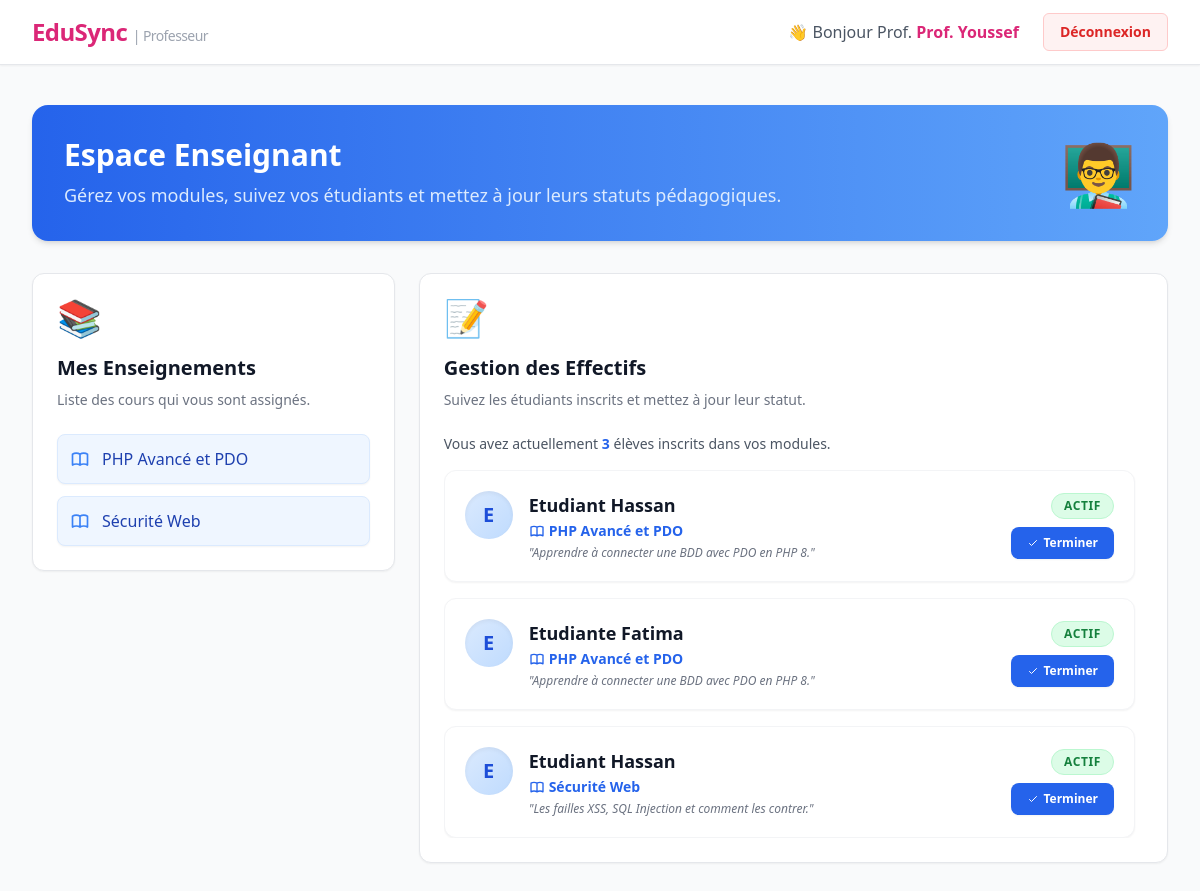
The page /teacher/index.php (signed in) on the database its author committed.
### tables this page shows
CREATE TABLE IF NOT EXISTS courses (
    id INT AUTO_INCREMENT PRIMARY KEY,
    nom VARCHAR(150) NOT NULL,
    description TEXT,
    volume_horaire INT NOT NULL,
    professeur_id INT NOT NULL,
    FOREIGN KEY (professeur_id) REFERENCES users(id) ON DELETE CASCADE
);

CREATE TABLE IF NOT EXISTS enrollments (
    id INT AUTO_INCREMENT PRIMARY KEY,
    etudiant_id INT NOT NULL,
    cours_id INT NOT NULL,
    status ENUM('Actif', 'Termine') DEFAULT 'Actif',
    FOREIGN KEY (etudiant_id) REFERENCES users(id) ON DELETE CASCADE,
    FOREIGN KEY (cours_id) REFERENCES courses(id) ON DELETE CASCADE,
    UNIQUE(etudiant_id, cours_id)  
);

CREATE TABLE IF NOT EXISTS users (
    id INT AUTO_INCREMENT PRIMARY KEY,
    nom VARCHAR(100) NOT NULL,
    email VARCHAR(100) NOT NULL UNIQUE,
    password VARCHAR(255) NOT NULL,
    role ENUM('admin', 'teacher', 'student') DEFAULT 'student',
    classe_id INT NULL,
    FOREIGN KEY (classe_id) REFERENCES classes(id) ON DELETE SET NULL
);

### teacher/index.php (the view, shortened to what this page needs)
<?php
require "../inclu/connect.php";
$professeur_id = $_SESSION['user_id'] ;
try {
    $requete = "SELECT * FROM courses WHERE professeur_id = :prof_cours";
    $stmt = $con->prepare($requete);
    $stmt->execute([
        ':prof_cours' => $professeur_id
    ]);
    $mes_cours = $stmt->fetchAll(PDO::FETCH_OBJ);
} catch (PDOException $e) {
    echo $e->getMessage();
}
try {
    $requete = "SELECT users.nom AS nom_etu  , courses.nom AS nom_cours, courses.description AS cour_des, enrollments.status , enrollments.etudiant_id , enrollments.cours_id
     FROM enrollments
     join users on etudiant_id = users.id
     join courses on cours_id = courses.id
     where professeur_id = :prof_id ";
    $stm = $con->prepare($requete);
    $stm->execute([
        ':prof_id' => $professeur_id
    ]);
    $mes_etu = $stm->fetchAll(PDO::FETCH_OBJ);
} catch (PDOException $e) {
    echo $e->getMessage();
}
?>
<!DOCTYPE html>
<html lang="fr">
<head>
    <script src="https://cdn.tailwindcss.com"></script>
</head>
<body class="bg-gray-50 text-gray-800 font-sans">
    <nav class="bg-white shadow-sm border-b border-gray-200">
        <div class="max-w-7xl mx-auto px-4 sm:px-6 lg:px-8">
            <div class="flex justify-between h-16 items-center">
                <div class="flex items-center">
                    <span class="text-2xl font-extrabold text-pink-600 tracking-tight">EduSync <span class="text-sm font-medium text-gray-400">| Professeur</span></span>
                </div>
                <div class="flex items-center space-x-6">
                    <span class="text-gray-600 font-medium hidden sm:block">
                        👋 Bonjour Prof. <span class="text-pink-600 font-bold"><?php echo htmlspecialchars($_SESSION['usernom']); ?></span>
                    </span>
                    <a href="../logout.php" class="bg-red-50 hover:bg-red-100 text-red-600 border border-red-200 px-4 py-2 rounded-md text-sm font-bold transition duration-200">Déconnexion</a>
                </div>
            </div>
        </div>
    </nav>
    <main class="max-w-7xl mx-auto py-10 px-4 sm:px-6 lg:px-8">
        <div class="bg-gradient-to-r from-blue-600 to-blue-400 rounded-2xl shadow-md p-8 mb-8 text-white flex items-center justify-between">
            <div>
                <h1 class="text-3xl font-bold mb-2">Espace Enseignant</h1>
                <p class="text-blue-100 text-lg">Gérez vos modules, suivez vos étudiants et mettez à jour leurs statuts pédagogiques.</p>
            </div>
            <div class="hidden md:block text-6xl">👨‍🏫</div>
        </div>
        <div class="grid grid-cols-1 lg:grid-cols-3 gap-6">
            <div class="lg:col-span-1 bg-white rounded-xl shadow-sm border border-gray-200 p-6 hover:shadow-md transition duration-300 h-fit">
                <div class="text-4xl mb-4">📚</div>
                <h3 class="text-xl font-bold text-gray-900 mb-2">Mes Enseignements</h3>
                <p class="text-gray-500 text-sm mb-6">Liste des cours qui vous sont assignés.</p>
                <ul class="space-y-3">
                    <?php if(count($mes_cours) > 0): ?>
                        <?php foreach($mes_cours as $cour): ?>
                            <li class="flex items-center p-3 bg-blue-50 border border-blue-100 rounded-lg text-blue-800 font-medium shadow-sm">
                                <?php echo htmlspecialchars($cour->nom); ?>
                            </li>
                        <?php endforeach; ?>
                    <?php else: ?>
                        <li class="text-gray-500 italic text-sm">Aucun cours assigné.</li>
                    <?php endif; ?>
                </ul>
            </div>
            <div class="lg:col-span-2 bg-white rounded-xl shadow-sm border border-gray-200 p-6 hover:shadow-md transition duration-300">
                <div class="text-4xl mb-4">📝</div>
                <h3 class="text-xl font-bold text-gray-900 mb-2">Gestion des Effectifs</h3>
                <p class="text-gray-500 text-sm mb-6">Suivez les étudiants inscrits et mettez à jour leur statut.</p>
<p class="text-sm font-medium text-gray-600 mb-4">
    Vous avez actuellement <span class="text-blue-600 font-bold"><?php echo count($mes_etu); ?></span> élèves inscrits dans vos modules.
</p>
                <div class="max-h-[500px] overflow-y-auto pr-2 space-y-4">
                    <?php if(count($mes_etu) > 0): ?>
                        <?php foreach($mes_etu as $etu): ?>
                            <div class="bg-white border border-gray-100 rounded-xl p-5 shadow-sm hover:shadow-md hover:border-blue-200 transition-all duration-300 flex flex-col sm:flex-row justify-between items-start sm:items-center gap-4">
                                <div class="flex items-start gap-4">
                                    <div class="h-12 w-12 rounded-full bg-gradient-to-br from-blue-100 to-blue-200 flex items-center justify-center text-blue-700 text-xl font-bold shrink-0 shadow-inner">
                                        <?php echo strtoupper(substr($etu->nom_etu, 0, 1)); ?>
                                    </div>
                                    <div>
                                        <h4 class="text-lg font-bold text-gray-900">
                                            <?php echo htmlspecialchars($etu->nom_etu); ?>
                                        </h4>
                                        <p class="text-sm font-semibold text-blue-600 mt-0.5 flex items-center gap-1">
                                            <?php echo htmlspecialchars($etu->nom_cours); ?>
                                        </p>
                                        <p class="text-xs text-gray-500 mt-1 italic line-clamp-2">
                                            "<?php echo htmlspecialchars($etu->cour_des); ?>"
                                        </p>
                                    </div>
                                </div>
                                <div class="shrink-0 flex flex-col items-end gap-2 w-full sm:w-auto mt-2 sm:mt-0">
                                    <?php
                                    $statusClass = (strtolower($etu->status) === 'actif')
                                        ? 'bg-green-100 text-green-700 border-green-200'
                                        : 'bg-gray-100 text-gray-500 border-gray-200';
                                    ?>
                                    <span class="px-3 py-1 text-xs font-bold uppercase tracking-wider rounded-full border <?php echo $statusClass ?>">
                                        <?php echo htmlspecialchars($etu->status); ?>
                                    </span>
                                    <?php if(strtolower($etu->status) === 'actif'): ?>
                                        <form method="POST" action="" class="w-full sm:w-auto">
                                            <button type="submit" name="marquer_termine" class="w-full sm:w-auto text-xs font-semibold bg-blue-600 text-white px-4 py-2 rounded-lg hover:bg-blue-700 transition shadow-sm flex items-center justify-center gap-1">
                                                <svg class="w-3 h-3" fill="none" stroke="currentColor" viewBox="0 0 24 24"><path stroke-linecap="round" stroke-linejoin="round" stroke-width="2" d="M5 13l4 4L19 7"></path></svg>
                                                Terminer
                                            </button>
                                        </form>
                                    <?php endif; ?>
                                </div>
                            </div>
                        <?php endforeach; ?>
                    <?php else: ?>
                        <p class="text-gray-500 italic p-4 text-center bg-gray-50 rounded-lg border border-dashed border-gray-200">
                            Aucun étudiant trouvé pour vos cours.
                        </p>
                    <?php endif; ?>
                </div>
            </div>
        </div>
    </main>
</body>
</html>

### rows shown on the page
courses: nom "PHP Avancé et PDO"
courses: nom "Sécurité Web"
enrollments: etudiant.nom "E", etudiant.nom "Etudiant Hassan", cours.nom "PHP Avancé et PDO", cours.description "Apprendre à connecter une BDD avec PDO en PHP 8.", status "ACTIF"
enrollments: etudiant.nom "E", etudiant.nom "Etudiante Fatima", cours.nom "PHP Avancé et PDO", cours.description "Apprendre à connecter une BDD avec PDO en PHP 8.", status "ACTIF"
enrollments: etudiant.nom "E", etudiant.nom "Etudiant Hassan", cours.nom "Sécurité Web", cours.description "Les failles XSS, SQL Injection et comment les contrer.", status "ACTIF"

### other values the page prints
$_SESSION['usernom'] "Prof. Youssef"
count($mes_etu) "3"
